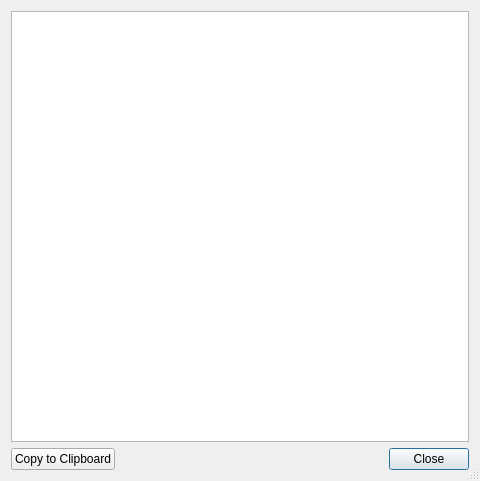
<?xml version="1.0" encoding="UTF-8"?>
<ui version="4.0">
 <class>SystemInfoDialog</class>
 <widget class="QDialog" name="SystemInfoDialog">
  <property name="geometry">
   <rect>
    <x>0</x>
    <y>0</y>
    <width>480</width>
    <height>481</height>
   </rect>
  </property>
  <property name="windowTitle">
   <string>System Information</string>
  </property>
  <property name="sizeGripEnabled">
   <bool>true</bool>
  </property>
  <property name="modal">
   <bool>true</bool>
  </property>
  <layout class="QGridLayout" name="gridLayout">
   <item row="2" column="1">
    <widget class="QDialogButtonBox" name="buttonBox">
     <property name="orientation">
      <enum>Qt::Horizontal</enum>
     </property>
     <property name="standardButtons">
      <set>QDialogButtonBox::Close</set>
     </property>
    </widget>
   </item>
   <item row="2" column="0">
    <widget class="QPushButton" name="btn_copy_to_clipboard">
     <property name="text">
      <string>Copy to Clipboard</string>
     </property>
    </widget>
   </item>
   <item row="0" column="0" colspan="2">
    <widget class="QPlainTextEdit" name="te_system_info">
     <property name="readOnly">
      <bool>true</bool>
     </property>
    </widget>
   </item>
  </layout>
 </widget>
 <resources/>
 <connections>
  <connection>
   <sender>buttonBox</sender>
   <signal>accepted()</signal>
   <receiver>SystemInfoDialog</receiver>
   <slot>accept()</slot>
   <hints>
    <hint type="sourcelabel">
     <x>248</x>
     <y>254</y>
    </hint>
    <hint type="destinationlabel">
     <x>157</x>
     <y>274</y>
    </hint>
   </hints>
  </connection>
  <connection>
   <sender>buttonBox</sender>
   <signal>rejected()</signal>
   <receiver>SystemInfoDialog</receiver>
   <slot>reject()</slot>
   <hints>
    <hint type="sourcelabel">
     <x>316</x>
     <y>260</y>
    </hint>
    <hint type="destinationlabel">
     <x>286</x>
     <y>274</y>
    </hint>
   </hints>
  </connection>
 </connections>
</ui>
